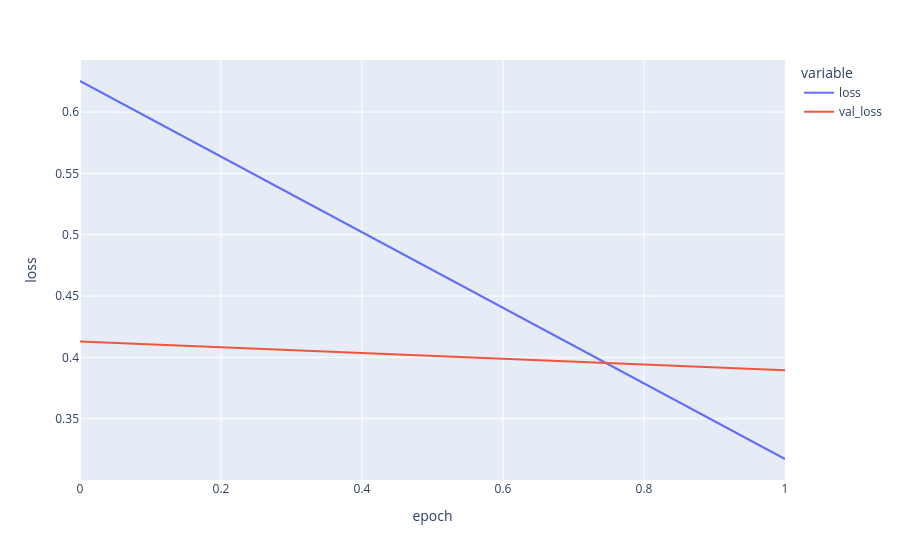

This figure's notebook cell:
### Markdown cell above
### Results

### Code cell
fig = px.line(
    history.history,
    y=['loss', 'val_loss'],
    labels={'index': 'epoch', 'value': 'loss'}
)
fig.show()

### Figure 1 — Plotly figure (JSON) as saved in the notebook; plotly's stock layout.template omitted (floating-point values rounded to 4 significant figures)
{"data": [{"hovertemplate": "variable=loss<br>epoch=%{x}<br>loss=%{y}<extra></extra>", "legendgroup": "loss", "line": {"color": "#636efa", "dash": "solid"}, "marker": {"symbol": "circle"}, "mode": "lines", "name": "loss", "orientation": "v", "showlegend": true, "type": "scatter", "x": [0, 1], "xaxis": "x", "y": [0.6253, 0.3172], "yaxis": "y"}, {"hovertemplate": "variable=val_loss<br>epoch=%{x}<br>loss=%{y}<extra></extra>", "legendgroup": "val_loss", "line": {"color": "#EF553B", "dash": "solid"}, "marker": {"symbol": "circle"}, "mode": "lines", "name": "val_loss", "orientation": "v", "showlegend": true, "type": "scatter", "x": [0, 1], "xaxis": "x", "y": [0.4129, 0.3895], "yaxis": "y"}], "layout": {"legend": {"title": {"text": "variable"}, "tracegroupgap": 0}, "margin": {"t": 60}, "xaxis": {"anchor": "y", "domain": [0, 1], "title": {"text": "epoch"}}, "yaxis": {"anchor": "x", "domain": [0, 1], "title": {"text": "loss"}}}}
